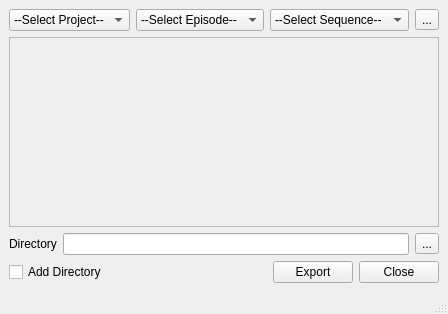
<?xml version="1.0" encoding="UTF-8"?>
<ui version="4.0">
 <class>MainWindow</class>
 <widget class="QMainWindow" name="MainWindow">
  <property name="geometry">
   <rect>
    <x>0</x>
    <y>0</y>
    <width>443</width>
    <height>314</height>
   </rect>
  </property>
  <property name="windowTitle">
   <string>MainWindow</string>
  </property>
  <widget class="QWidget" name="centralwidget">
   <layout class="QVBoxLayout" name="verticalLayout">
    <item>
     <layout class="QHBoxLayout" name="horizontalLayout">
      <item>
       <widget class="QComboBox" name="projectBox">
        <property name="toolTip">
         <string>Select Project</string>
        </property>
        <item>
         <property name="text">
          <string>--Select Project--</string>
         </property>
        </item>
       </widget>
      </item>
      <item>
       <widget class="QComboBox" name="epBox">
        <property name="toolTip">
         <string>Select Episode</string>
        </property>
        <item>
         <property name="text">
          <string>--Select Episode--</string>
         </property>
        </item>
       </widget>
      </item>
      <item>
       <widget class="QComboBox" name="seqBox">
        <property name="toolTip">
         <string>Select Sequence</string>
        </property>
        <item>
         <property name="text">
          <string>--Select Sequence--</string>
         </property>
        </item>
       </widget>
      </item>
      <item>
       <widget class="QToolButton" name="collapseAllButton">
        <property name="toolTip">
         <string>Collapse/Expand all Shots</string>
        </property>
        <property name="text">
         <string>...</string>
        </property>
       </widget>
      </item>
     </layout>
    </item>
    <item>
     <widget class="QScrollArea" name="scrollArea">
      <property name="focusPolicy">
       <enum>Qt::NoFocus</enum>
      </property>
      <property name="widgetResizable">
       <bool>true</bool>
      </property>
      <widget class="QWidget" name="scrollAreaWidgetContents">
       <property name="geometry">
        <rect>
         <x>0</x>
         <y>0</y>
         <width>423</width>
         <height>166</height>
        </rect>
       </property>
       <layout class="QVBoxLayout" name="verticalLayout_3">
        <property name="margin">
         <number>0</number>
        </property>
        <item>
         <layout class="QVBoxLayout" name="itemLayout"/>
        </item>
        <item>
         <layout class="QVBoxLayout" name="verticalLayout_2">
          <item>
           <spacer name="verticalSpacer">
            <property name="orientation">
             <enum>Qt::Vertical</enum>
            </property>
            <property name="sizeHint" stdset="0">
             <size>
              <width>20</width>
              <height>40</height>
             </size>
            </property>
           </spacer>
          </item>
         </layout>
        </item>
       </layout>
      </widget>
     </widget>
    </item>
    <item>
     <layout class="QHBoxLayout" name="horizontalLayout_3">
      <item>
       <widget class="QLabel" name="label">
        <property name="text">
         <string>Directory</string>
        </property>
       </widget>
      </item>
      <item>
       <widget class="QLineEdit" name="directoryBox">
        <property name="toolTip">
         <string>Directory path to save exported Shots</string>
        </property>
       </widget>
      </item>
      <item>
       <widget class="QToolButton" name="browseButton">
        <property name="text">
         <string>...</string>
        </property>
       </widget>
      </item>
     </layout>
    </item>
    <item>
     <layout class="QHBoxLayout" name="horizontalLayout_2">
      <item>
       <widget class="QCheckBox" name="addDirectoryButton">
        <property name="toolTip">
         <string>Specify a directory to save exported Shots instead of saving on TACTIC</string>
        </property>
        <property name="text">
         <string>Add Directory</string>
        </property>
       </widget>
      </item>
      <item>
       <spacer name="horizontalSpacer">
        <property name="orientation">
         <enum>Qt::Horizontal</enum>
        </property>
        <property name="sizeHint" stdset="0">
         <size>
          <width>40</width>
          <height>20</height>
         </size>
        </property>
       </spacer>
      </item>
      <item>
       <widget class="QPushButton" name="ExportButton">
        <property name="toolTip">
         <string>Start exporting selected Shots</string>
        </property>
        <property name="text">
         <string>Export</string>
        </property>
       </widget>
      </item>
      <item>
       <widget class="QPushButton" name="pushButton_2">
        <property name="text">
         <string>Close</string>
        </property>
       </widget>
      </item>
     </layout>
    </item>
   </layout>
  </widget>
  <widget class="QMenuBar" name="menubar">
   <property name="geometry">
    <rect>
     <x>0</x>
     <y>0</y>
     <width>443</width>
     <height>21</height>
    </rect>
   </property>
  </widget>
  <widget class="QStatusBar" name="statusbar"/>
 </widget>
 <resources/>
 <connections>
  <connection>
   <sender>pushButton_2</sender>
   <signal>clicked()</signal>
   <receiver>MainWindow</receiver>
   <slot>close()</slot>
   <hints>
    <hint type="sourcelabel">
     <x>398</x>
     <y>574</y>
    </hint>
    <hint type="destinationlabel">
     <x>169</x>
     <y>585</y>
    </hint>
   </hints>
  </connection>
 </connections>
</ui>
